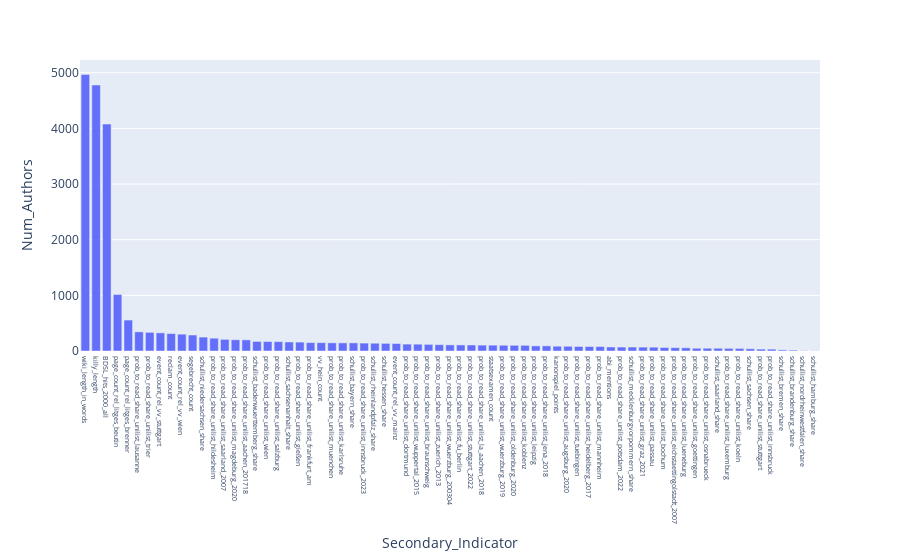

The notebook cell this image was saved under:
### Code cell
# Visualize Number of Authors per secondary Indicator

fig = px.bar(result, x="Secondary_Indicator", y="Num_Authors")#, color="Secondary_Indicator", barmode="group")
fig.update_layout(xaxis={'categoryorder':'total descending', \
                      "tickfont" : dict(size=7)})
fig.show()

### Figure 1 — Plotly figure (JSON) as saved in the notebook; plotly's stock layout.template omitted (floating-point values rounded to 4 significant figures)
{"data": [{"alignmentgroup": "True", "hovertemplate": "Secondary_Indicator=%{x}<br>Num_Authors=%{y}<extra></extra>", "legendgroup": "", "marker": {"color": "#636efa", "pattern": {"shape": ""}}, "name": "", "offsetgroup": "", "orientation": "v", "showlegend": false, "textposition": "auto", "type": "bar", "x": ["prob_to_read_share_unilist_heidelberg_2017", "prob_to_read_share_unilist_aachen_201718", "prob_to_read_share_unilist_goettingen", "prob_to_read_share_unilist_luxemburg", "prob_to_read_share_unilist_graz_2021", "prob_to_read_share_unilist_saarland_2007", "prob_to_read_share_unilist_magdeburg_2020", "prob_to_read_share_unilist_tuebingen", "prob_to_read_share_unilist_leipzig", "prob_to_read_share_unilist_salzburg", "prob_to_read_share_unilist_passau", "prob_to_read_share_unilist_wuerzburg_2019", "prob_to_read_share_unilist_bochum", "prob_to_read_share_unilist_muenchen", "prob_to_read_share_unilist_jena_2018", "prob_to_read_share_unilist_mannheim", "prob_to_read_share_unilist_wuppertal_2015", "prob_to_read_share_unilist_gießen", "prob_to_read_share_unilist_innsbruck_2023", "prob_to_read_share_unilist_augsburg_2020", "prob_to_read_share_unilist_koeln", "prob_to_read_share_unilist_oldenburg_2020", "prob_to_read_share_unilist_eichstaettingolstadt_2007", "prob_to_read_share_unilist_karlsruhe", "prob_to_read_share_unilist_trier", "prob_to_read_share_unilist_potsdam_2022", "prob_to_read_share_unilist_frankfurt_am", "prob_to_read_share_unilist_hildesheim", "prob_to_read_share_unilist_lueneburg", "prob_to_read_share_unilist_braunschweig", "prob_to_read_share_unilist_wien", "prob_to_read_share_unilist_lausanne", "prob_to_read_share_unilist_koblenz", "prob_to_read_share_unilist_stuttgart", "prob_to_read_share_unilist_wuerzburg_200304", "prob_to_read_share_unilist_dortmund", "prob_to_read_share_unilist_stuttgart_2022", "prob_to_read_share_unilist_innsbruck", "prob_to_read_share_unilist_osnabrueck", "prob_to_read_share_unilist_la_aachen_2018", "prob_to_read_share_unilist_fu_berlin", "prob_to_read_share_unilist_zuerich_2013", "page_count_rel_litges_beutin", "page_count_rel_litges_brenner", "event_count_rel_vv_mainz", "event_count_rel_vv_stuttgart", "event_count_rel_vv_wien", "killy_length", "reclam_count", "BDSL_hits_2000_all", "staatsexamen_count", "schullist_nordrheinwestfalen_share", "schullist_bayern_share", "schullist_sachsenanhalt_share", "schullist_hamburg_share", "schullist_sachsen_share", "schullist_niedersachsen_share", "schullist_mecklenburgvorpommern_share", "schullist_rheinlandpfalz_share", "schullist_saarland_share", "schullist_hessen_share", "schullist_bremen_share", "schullist_brandenburg_share", "schullist_badenwuerttemberg_share", "abi_mentions", "kanonspiel_points", "segebrecht_count", "vv_hein_count", "wiki_length_in_words"], "xaxis": "x", "y": [80, 200, 50, 47, 70, 209, 202, 81, 92, 168, 69, 103, 63, 147, 92, 80, 123, 160, 142, 85, 46, 102, 60, 146, 335, 71, 151, 230, 58, 119, 170, 344, 102, 34, 110, 124, 108, 33, 50, 106, 109, 114, 1015, 556, 134, 326, 302, 4780, 313, 4079, 105, 5, 146, 162, 4, 40, 250, 71, 140, 50, 137, 20, 16, 172, 72, 86, 287, 150, 4968], "yaxis": "y"}], "layout": {"barmode": "relative", "legend": {"tracegroupgap": 0}, "margin": {"t": 60}, "xaxis": {"anchor": "y", "categoryorder": "total descending", "domain": [0, 1], "tickfont": {"size": 7}, "title": {"text": "Secondary_Indicator"}}, "yaxis": {"anchor": "x", "domain": [0, 1], "title": {"text": "Num_Authors"}}}}
